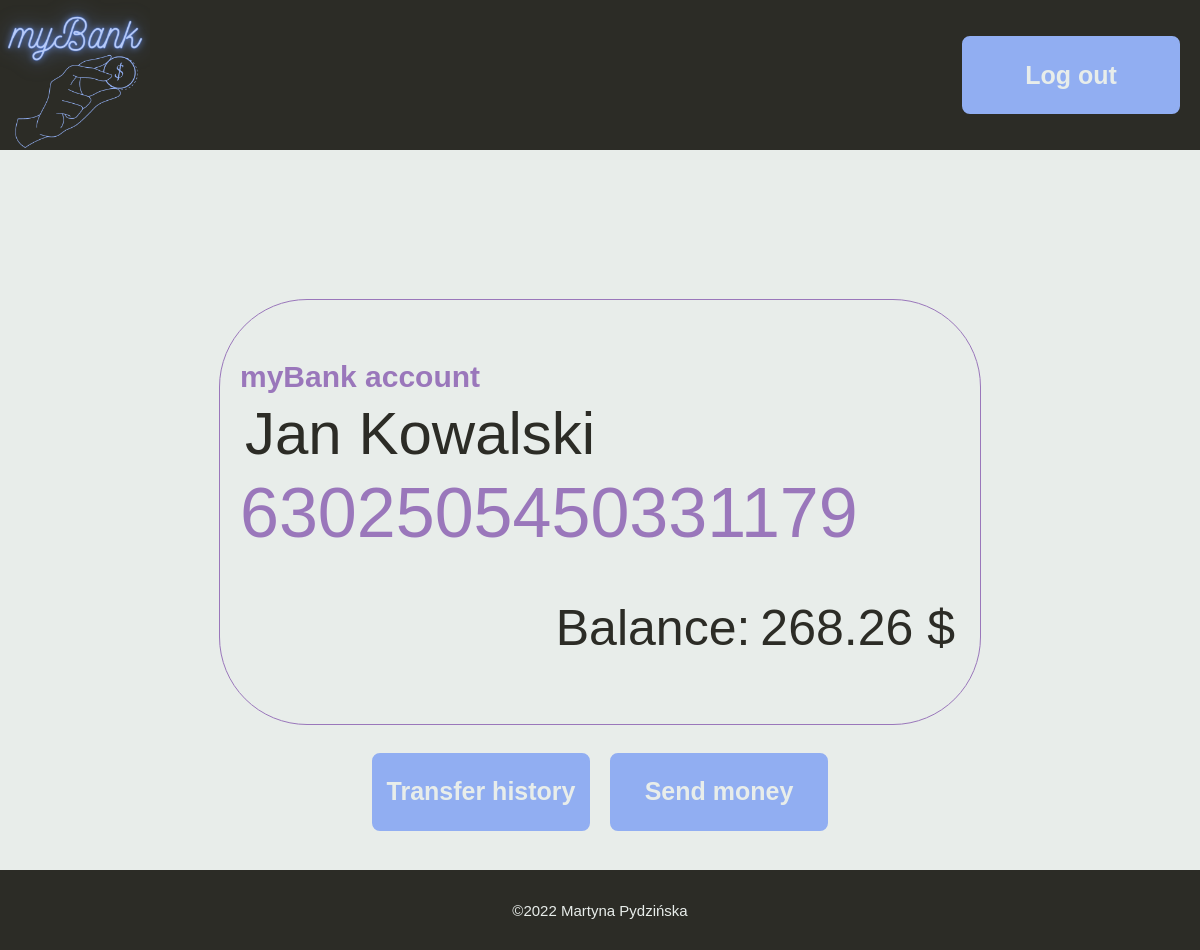
Page /mybank/userpage.php (signed in) on the committed database.
### tables this page shows
CREATE TABLE `customer` (
  `id` int(11) NOT NULL,
  `name` varchar(20) NOT NULL,
  `last_name` varchar(20) NOT NULL,
  `dob` date NOT NULL,
  `pesel` varchar(11) NOT NULL,
  `phone_no` varchar(9) NOT NULL,
  `sex` varchar(1) NOT NULL
);

CREATE TABLE `customer_info` (
  `acc_no` varchar(8) NOT NULL,
  `bank_no` varchar(16) NOT NULL,
  `pesel` varchar(11) NOT NULL,
  `password` varchar(200) NOT NULL
);

CREATE TABLE `bank_acc` (
  `bank_no` varchar(16) NOT NULL,
  `wallet` double NOT NULL
);

### mybank/userpage.php (the view, shortened to what this page needs)
<!DOCTYPE html>
<html lang="pl" dir="ltr">
  <head>
    <link rel="stylesheet" href="style2.css">
  </head>
  <body>
    <?php
    require 'scripts/connect.php';
    if (isset($_SESSION["user"])) {
      $user=$_SESSION["user"];
      $query="SELECT customer.name, customer.last_name, customer_info.bank_no, bank_acc.wallet
      FROM customer JOIN customer_info ON customer.pesel = customer_info.pesel
      JOIN bank_acc ON customer_info.bank_no = bank_acc.bank_no
      WHERE customer_info.acc_no = $user;";
      $result=mysqli_query($connect,$query);
      while($wynik=mysqli_fetch_assoc($result)){
      echo <<< DANE
      <div class="container">
      <div class="header">
        <img src="grafika/logo.png" alt="logo">
        <div class="logout">
          <a href="logoutpage.php">Log out</a>
        </div>
      </div>
      <div class="userpage">
      <div class="center">
        <div class="profile">
          <h4>myBank account</h4>
          <h1>$wynik[name] $wynik[last_name]</h1>
          <h3>$wynik[bank_no]</h3>
          <div class="wallet">
            <h2>Balance:</h2>
            <h2>$wynik[wallet] $</h2>
          </div>
        </div><br>
        <div class="details">
          <div class="history">
            <a href="history.php">Transfer history</a>
          </div>
          <div class="transfer">
            <a href="transfer.php">Send money</a>
          </div>
        </div>
      DANE;
    }
    }
    else{
      header("location: errorpage.php");
    }
    ?>
      </div>
    <div class="footer">
      <h3>©2022 Martyna Pydzińska</h3>
    </div>
    </div>
  </div>
  </body>
</html>

### mybank/style2.css (style rules this page uses)
body { margin: 0px; }
.header { background-color: #2C2C26; height: 150px; width: 100%; display: flex; justify-content: space-between; align-items: center; }
.header > img { height: 150px; width: 150px; }
.logout { display: flex; text-align: center; align-items: center; justify-content: center; padding: 5px; height: 60px; width: 200px; border: 4px solid #91AEF2; border-radius: 8px; background-color: #91AEF2; margin-right: 20px; }
.history, .transfer { display: flex; text-align: center; align-items: center; justify-content: center; padding: 5px; height: 60px; width: 200px; border: 4px solid #91AEF2; border-radius: 8px; background-color: #91AEF2; margin: 10px; }
a, a:active { font-size: 25px; font-weight: bolder; font-family: Helvetica, sans-serif; color: #E8EDEA; text-decoration: none; }
.container { background-color: #E8EDEA; display: flex; flex-direction: column; flex-wrap: wrap; }
.userpage { width: 100%; min-height: 800px; display: flex; flex-direction: column; justify-content: center; align-items: center; }
.center { display: flex; width: 100%; flex-direction: column; justify-content: center; align-items: center; }
.profile { width: 60%; display: flex; flex-direction: column; justify-content: center; align-items:flex-start; border: 1px solid #9A77BB; border-radius: 88px; padding: 20px; margin-top: 40px; }
.details { display: flex; justify-content: center; }
.wallet { display: flex; flex-direction: row; align-items: center; align-self: flex-end; }
h1 { color: #2C2C26; font-size: 60px; font-weight: lighter; font-family: Helvetica, sans-serif; margin: 5px; }
h2 { color: #2C2C26; font-size: 50px; font-weight: lighter; font-family: Helvetica, sans-serif; padding: 5px; }
h3 { color: #9A77BB; font-size: 70px; font-weight: lighter; font-family: Helvetica, sans-serif; margin: 0px; }
h4 { color: #9A77BB; font-size: 30px; font-weight: bold; font-family: Helvetica, sans-serif; margin-bottom: 0px; }
.footer { background-color: #2C2C26; height: 80px; width: 100%; display: flex; justify-content: center; align-items: center; position: fixed; bottom: 0; }
.footer > h3 { color: #E8EDEA; font-size: 15px; font-weight: lighter; font-family: Helvetica, sans-serif; }

### rows in the picture
customer: name "Jan", last_name "Kowalski", pesel.bank_no "6302505450331179", bank_acc.wallet "268.26"
